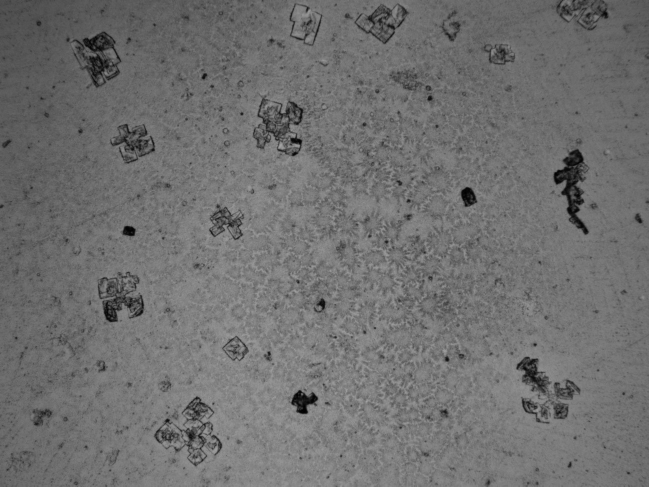
#> input picture photo3.jpg, 1298 x 973 px, given in place of 2.png, which was not available (shown at 1/2 size)
$ python main.py
#> lines starting #> are read from the running program, lines starting #| are printed output that depends on the picture; after the words box and inside, x2 and y2 are one past the last pixel; in counts of white or black regions, pixels touching at a corner belong together; pictures that were not available may be replaced by others from this repository, and a replacement may not be noted
import sys
import numpy as np
import cv2 as cv
import os


def viewImage(image):
    cv.namedWindow('Display', cv.WINDOW_NORMAL)
    cv.imshow('Display', image)
    cv.waitKey(0)
    cv.destroyAllWindows()


color_to_seek = (100, 100, 100)
main_dir = os.path.split(os.path.abspath(__file__))[0]
file_name = '2.png'
original = cv.imread(os.path.join(main_dir, file_name))
#> original is the input picture: shape (973, 1298, 3); min 0, max 168, mean 111.7
amount = 0
for x in range(original.shape[0]):
    for y in range(original.shape[1]):
        b, g, r = original[x, y]
        if (b, g, r) < color_to_seek:
            amount += 1
#> after the loop, amount = 240266
print(amount)  # площадь
#| 240266
###################################################################################################
image = cv.imread('example1.tif')
hsv_min = np.array([0, 0, 128])#это получается средний серый в HSV
hsv_max = np.array([0, 0, 0])#это вообще конкретно черный
hsv_img = cv.cvtColor(image, cv.COLOR_BGR2HSV)#переводим картинку в HSV, и она красная??
#> hsv_img: shape (973, 1298, 3); mean H, S, V 0, 0, 111.7
#viewImage(hsv_img)
thresh = cv.inRange(hsv_img, hsv_min, hsv_max)
#> thresh: shape (973, 1298); every value is 0
hsv_img[thresh > 0] = ([0, 0, 200])#тут небольшая корректировка но она все равно красная!
viewImage(hsv_img)
RGB_again = cv.cvtColor(hsv_img, cv.COLOR_HSV2RGB)#обратно в ргб
gray = cv.cvtColor(RGB_again, cv.COLOR_RGB2GRAY)#делаем ее СЕРОЙ
viewImage(gray)#она серая
ret, threshold = cv.threshold(gray, 90, 255, cv.THRESH_BINARY)#фильтруем серый то что меньше 90 черный больше белый
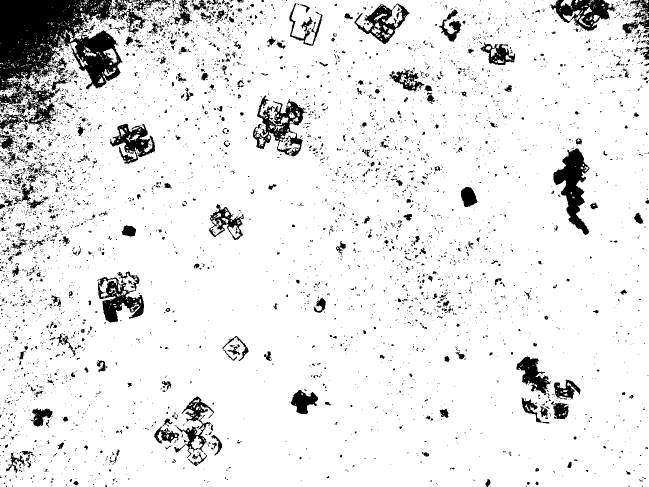
#> threshold: shape (973, 1298) (shown at 1/2 size); 90.5% white; 5316 black regions (4890 under 20 px)
viewImage(threshold)
contours, hierarchy = cv.findContours(threshold.copy(), cv.RETR_TREE, cv.CHAIN_APPROX_SIMPLE)#находим контуры по фильтрованной картинке
#> contours = 7220 contours, 6537 with area under 20; largest, box (x1, y1, x2, y2) and area: (0, 0, 1298, 973) 1213204, (1106, 296, 1180, 471) 5912, (505, 190, 615, 312) 5196, (195, 553, 289, 646) 4876, (219, 246, 311, 329) 3876
#contours, hierarchy = cv.findContours(threshold, cv.RETR_CCOMP, cv.CHAIN_APPROX_NONE)
cv.drawContours(image, contours, -1, (0, 0, 255), 3, cv.LINE_AA, hierarchy)#рисуем контуры
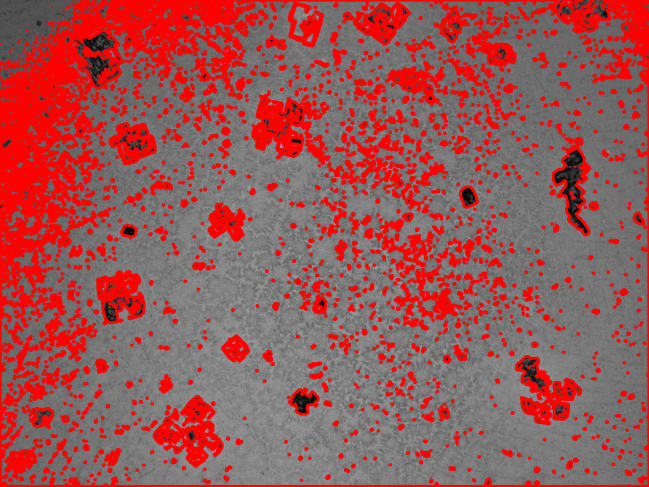
#> image: shape (973, 1298, 3) (shown at 1/2 size); mean B, G, R 85.5, 85.5, 153.2
viewImage(image)  # 5 Конечный контур

# print(hierarchy)
###################################################################################################

fn = 'photo3.jpg'
img = cv.imread(fn)

hsv = cv.cvtColor(img, cv.COLOR_BGR2HSV)
hsv_min = np.array((0, 0, 0), np.uint8)
hsv_max = np.array((138, 138, 138), np.uint8)

thresh = cv.inRange(hsv, hsv_min, hsv_max)
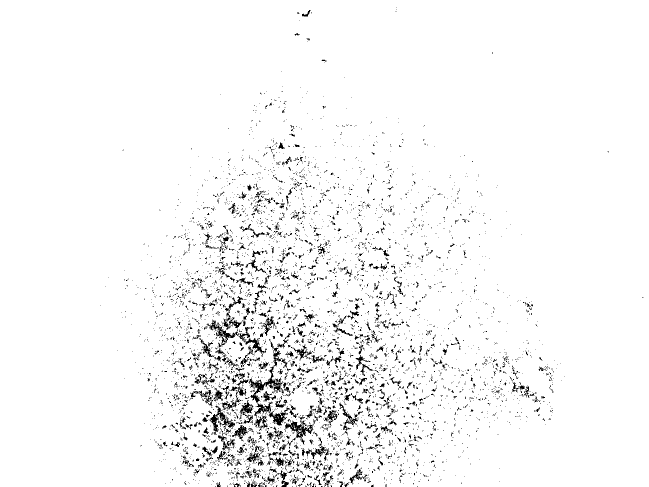
#> thresh: shape (973, 1298) (shown at 1/2 size); 96.3% white; black in thin lines or dots, all inside (x1, y1, x2, y2) = (201, 15, 1287, 973)
contours0, hierarchy = cv.findContours(thresh.copy(), cv.RETR_TREE, cv.CHAIN_APPROX_SIMPLE)
#> contours0 = 6555 contours, 5876 with area under 20; largest, box (x1, y1, x2, y2) and area: (0, 0, 1298, 973) 1259966, (497, 732, 567, 807) 1406, (569, 839, 628, 890) 1054, (420, 810, 471, 871) 991, (418, 638, 479, 681) 748

# [29 lines of commented-out code are left out]

def findGreatesContour(contours):
    largest_area = 0
    largest_contour_index = -1
    i = 0
    total_contours = len(contours)
#> total_contours = 7220

    while i < total_contours:
        area = cv.contourArea(contours[i])
        if area > largest_area:
            largest_area = area
            largest_contour_index = i
        i += 1
#> this loop made 7220 passes
#> (area, largest_area) on passes 8, 106, 553: (86, 86), (332, 332), (1213204.5, 1213204.5)
#> area on passes 36, 39, 60: 28, 51, 74.5
#> after the loop, i = 7220; largest_area = 1213204.5; largest_contour_index = 552

    return largest_area, largest_contour_index


largest_area, largest_contour_index = findGreatesContour(contours)
#> largest_area = 1213204.5; largest_contour_index = 552

print(largest_contour_index)
#| 552
print(len(contours))
#| 7220
print(len(contours[largest_contour_index]))
#| 4021
